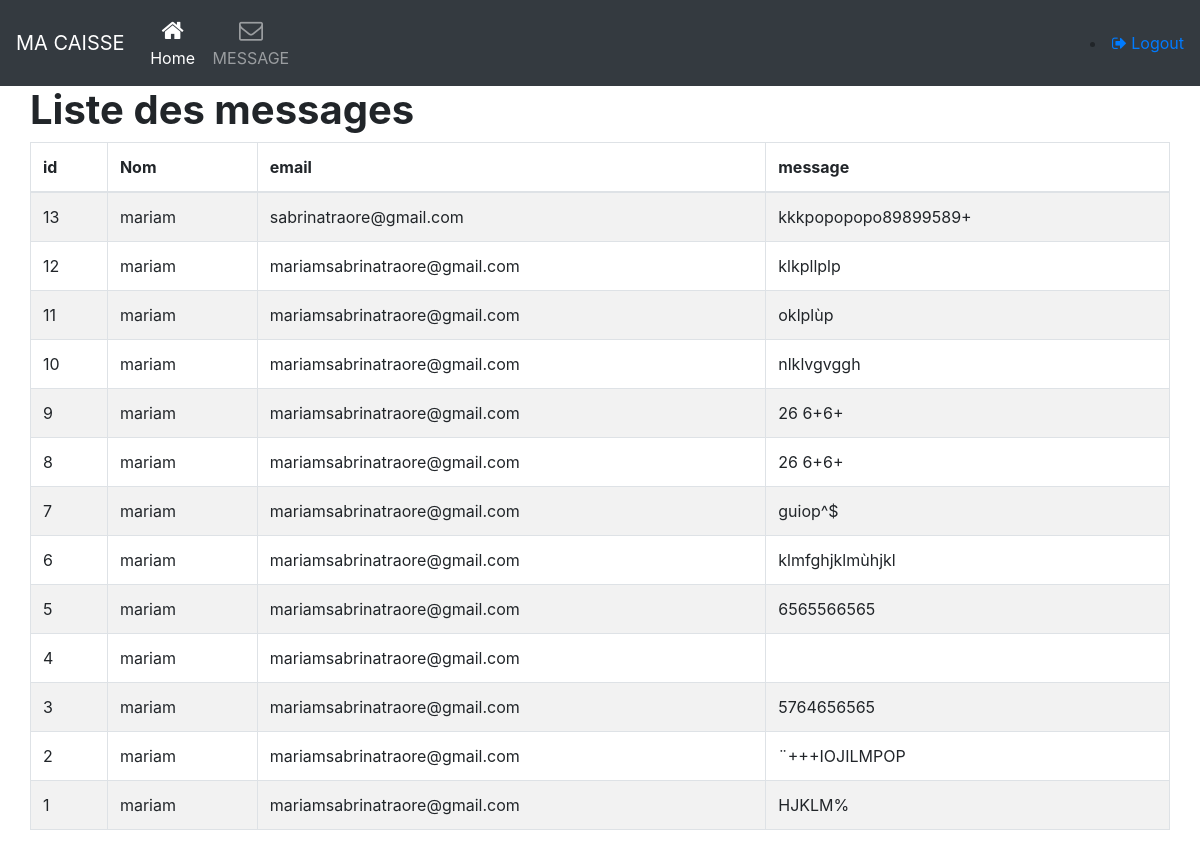
Page /admin/message.php on the committed database.
### tables this page shows
CREATE TABLE `message` (
  `id` int(11) NOT NULL,
  `name` varchar(200) NOT NULL,
  `email` varchar(200) NOT NULL,
  `message` longtext NOT NULL
);

### admin/message.php (the view, shortened to what this page needs)
<?php
require('nav.php');
?>
        <div class="container admin">
            <div class="row">
                <h1><strong>Liste des messages   </strong></a></h1>
                <table class="table table-striped table-bordered">
                  <thead>
                    <tr>
                    <th>id</th>
                      <th>Nom</th>
                      <th>email</th>
                      <th>message</th>
                  </thead>
                  <tbody>
                      <?php
                        $db = Database::connect();
                        $statement = $db->query('SELECT * FROM `message`ORDER BY id DESC');
                        while($item= $statement->fetch())
                        {
                            echo '<tr>';
                            echo '<td>'. $item['id'] . '</td>';
                            echo '<td>'. $item['name'] . '</td>';
                            echo '<td>'. $item['email'] . '</td>';
                            echo '<td>'. $item['message'] . '</td>';
                            echo '</tr>';
                        }
                      ?>
                  </tbody>
                </table>
            </div>
        </div>
    </body>
</html>

### admin/nav.php (shortened to what this page needs)
<!DOCTYPE html>
<html lang="en">
<head>
</head>
<body>
<link href="//maxcdn.bootstrapcdn.com/bootstrap/4.1.1/css/bootstrap.min.css" rel="stylesheet" id="bootstrap-css">
<nav class="navbar navbar-icon-top navbar-expand-lg navbar-dark bg-dark">
  <a class="navbar-brand" href="#">MA CAISSE</a>
  <div class="collapse navbar-collapse" id="navbarSupportedContent">
    <ul class="navbar-nav mr-auto">
      <li class="nav-item active">
        <a class="nav-link" href="dash.php">
          <i class="fa fa-home"></i>
          Home
          </a>
      </li>
      <li class="nav-item">
        <a class="nav-link" href="message.php">
          <i class="fa fa-envelope-o">
          </i>
          MESSAGE
        </a>
      </li>
    </ul>
     <li><a href="logout.php"><i class="fa fa-sign-out"></i> Logout</a></li>
  </div>
</nav>

### admin/nav.php (style rules this page uses)
.navbar-icon-top .navbar-nav .nav-link > .fa { position: relative; width: 36px; font-size: 24px; }
.navbar-icon-top .navbar-nav .nav-link > .fa { top: 3px; line-height: 12px; }
@media (min-width: 992px) { .navbar-icon-top.navbar-expand-lg .navbar-nav .nav-link { text-align: center; display: table-cell; height: 70px; vertical-align: middle; padding-top: 0; padding-bottom: 0; } }
@media (min-width: 992px) { .navbar-icon-top.navbar-expand-lg .navbar-nav .nav-link > .fa { display: block; width: 48px; margin: 2px auto 4px auto; top: 0; line-height: 24px; } }

### rows in the picture
message: id "13", name "mariam", email "sabrinatraore@gmail.com", message "kkkpopopopo89899589+"
message: id "12", name "mariam", email "mariamsabrinatraore@gmail.com", message "klkpllplp"
message: id "11", name "mariam", email "mariamsabrinatraore@gmail.com", message "oklplùp"
message: id "10", name "mariam", email "mariamsabrinatraore@gmail.com", message "nlklvgvggh"
message: id "9", name "mariam", email "mariamsabrinatraore@gmail.com", message "26 6+6+"
message: id "8", name "mariam", email "mariamsabrinatraore@gmail.com", message "26 6+6+"
message: id "7", name "mariam", email "mariamsabrinatraore@gmail.com", message "guiop^$"
message: id "6", name "mariam", email "mariamsabrinatraore@gmail.com", message "klmfghjklmùhjkl"
message: id "5", name "mariam", email "mariamsabrinatraore@gmail.com", message "6565566565"
message: id "4", name "mariam", email "mariamsabrinatraore@gmail.com"
message: id "3", name "mariam", email "mariamsabrinatraore@gmail.com", message "5764656565"
message: id "2", name "mariam", email "mariamsabrinatraore@gmail.com", message "¨+++IOJILMPOP"
message: id "1", name "mariam", email "mariamsabrinatraore@gmail.com", message "HJKLM%"
